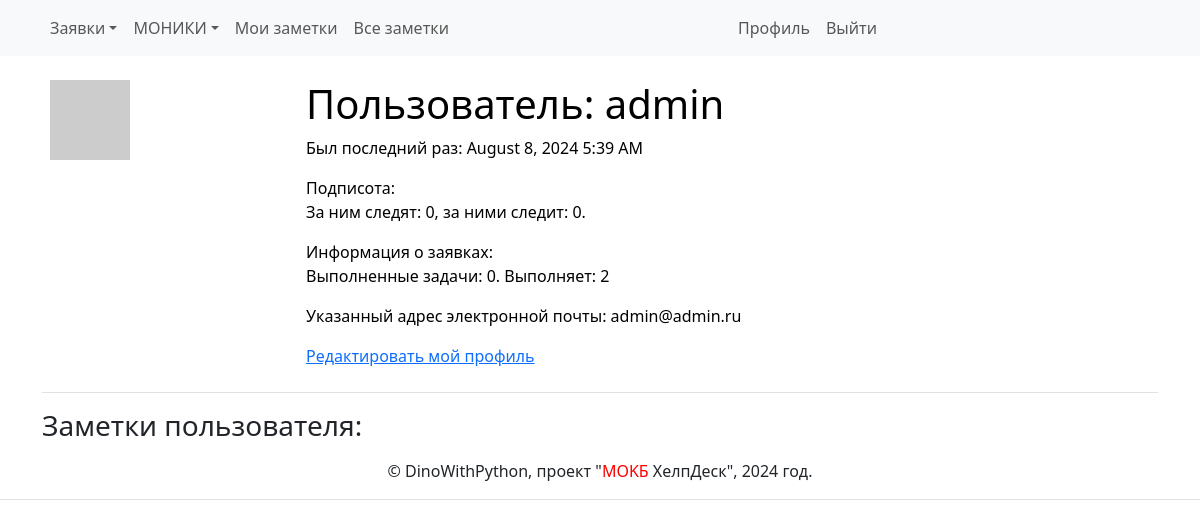
The app's page /user/admin (signed in) with its own data.
### app/models.py (models this page shows, shortened)
class User(UserMixin, db.Model):
    id: so.Mapped[int] = so.mapped_column(primary_key=True)
    username: so.Mapped[str] = so.mapped_column(sa.String(64), index=True,
                                                unique=True)
    email: so.Mapped[str] = so.mapped_column(sa.String(120), index=True,
                                             unique=True)
    password_hash: so.Mapped[Optional[str]] = so.mapped_column(sa.String(256))
    about_me: so.Mapped[Optional[str]] = so.mapped_column(sa.String(140))
    last_seen: so.Mapped[Optional[datetime]] = so.mapped_column(
        default=lambda: datetime.now(timezone.utc))
    posts: so.WriteOnlyMapped['Post'] = so.relationship(
        back_populates='author')
    tasks: so.WriteOnlyMapped['Task'] = so.relationship(
        back_populates='author_task')
    following: so.WriteOnlyMapped['User'] = so.relationship(
        secondary=followers, primaryjoin=(followers.c.follower_id == id),
        secondaryjoin=(followers.c.followed_id == id),
        back_populates='followers')
    followers: so.WriteOnlyMapped['User'] = so.relationship(
        secondary=followers, primaryjoin=(followers.c.followed_id == id),
        secondaryjoin=(followers.c.follower_id == id),
        back_populates='following')
    def avatar(self, size):
        digest = md5(self.email.lower().encode('utf-8')).hexdigest()
        return ('https://api.dicebear.com/7.x/pixel-art/'
                f'svg?seed={digest}?size={size}')
    def followers_count(self):
        query = sa.select(sa.func.count()).select_from(
            self.followers.select().subquery())
        return db.session.scalar(query)
    def following_count(self):
        query = sa.select(sa.func.count()).select_from(
            self.following.select().subquery())
        return db.session.scalar(query)

### app/main/routes.py (the view)
@bp.route('/user/<username>')
@login_required
def user(username):
    user = db.first_or_404(sa.select(User).where(User.username == username))
    tasks_complete = Task.query.filter_by(
        complete=True,
        author_task=user
        ).count()
    tasks_not_complete = Task.query.filter_by(
        complete=False,
        author_task=user
        ).count()
    page = request.args.get('page', 1, type=int)
    query = user.posts.select().order_by(Post.timestamp.desc())
    posts = db.paginate(query, page=page,
                        per_page=current_app.config['POSTS_PER_PAGE'],
                        error_out=False)
    next_url = url_for(
        'main.user', username=user.username, page=posts.next_num
        ) if posts.has_next else None
    prev_url = url_for(
        'main.user', username=user.username, page=posts.prev_num
        ) if posts.has_prev else None
    form = EmptyForm()
    return render_template('user.html', user=user, posts=posts.items,
                           next_url=next_url, prev_url=prev_url, form=form,
                           tasks_complete=tasks_complete,
                           tasks_not_complete=tasks_not_complete)

### app/main/routes.py (called while the page is built)
@bp.before_request
def before_request():
    if current_user.is_authenticated:
        current_user.last_seen = datetime.now(timezone.utc)
        db.session.commit()

### app/models.py (called while the page is built)
@login.user_loader
def load_user(id):
    return db.session.get(User, int(id))

### app/templates/user.html (shortened to what this page needs)
{% extends "base.html" %}
{% block content %}
    <table class="table table-hover">
        <tr>
            <td width="256px"><img src="{{ user.avatar(256) }}"></td>
            <td>
                <h1>Пользователь: {{ user.username }}</h1>
                {% if user.last_seen %}
                <p>Был последний раз: {{ moment(user.last_seen).format('LLL') }}</p>
                {% endif %}
                <p>Подписота: <br> За ним следят: {{ user.followers_count() }}, за ними следит: {{ user.following_count() }}.</p>
                <p>Информация о заявках: <br> Выполненные задачи: {{ tasks_complete }}. Выполняет: {{ tasks_not_complete }}</p>
                {% if user == current_user %}
                <p>Указанный адрес электронной почты: {{ user.email }}</p>
                <p><a href="{{ url_for('main.edit_profile') }}">Редактировать мой профиль</a></p>
                {% endif %}
            </td>
        </tr>
    </table>
    <h3>Заметки пользователя:</h3>
{% endblock %}

### records on screen
User: username "admin", last_seen "August 8, 2024 5:39 AM", email "admin@admin.ru"

### other values on screen
{{ user.followers_count() }} "0"
{{ user.following_count() }} "0"
{{ tasks_complete }} "0"
{{ tasks_not_complete }} "2"
{{ moment().format('YYYY') }} "2024"
